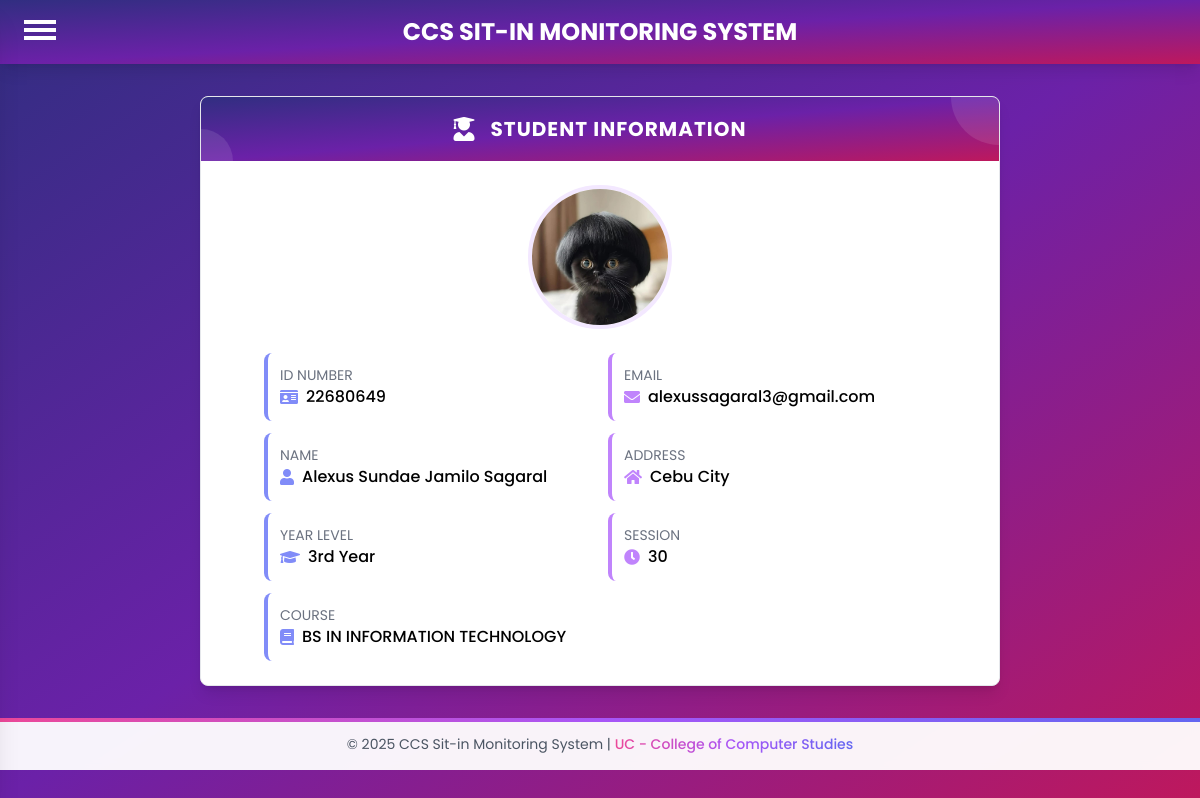
The app's page /user/profile.php (signed in) with its own data.
### tables this page shows
CREATE TABLE `users` (
  `STUD_NUM` int(11) NOT NULL,
  `IDNO` int(11) NOT NULL,
  `LAST_NAME` varchar(30) NOT NULL,
  `FIRST_NAME` varchar(30) NOT NULL,
  `MID_NAME` varchar(30) NOT NULL,
  `COURSE` enum('BS IN ACCOUNTANCY','BS IN BUSINESS ADMINISTRATION','BS IN CRIMINOLOGY','BS IN CUSTOMS ADMINISTRATION','BS IN INFORMATION TECHNOLOGY','BS IN COMPUTER SCIENCE','BS IN OFFICE ADMINISTRATION','BS IN SOCIAL WORK','BACHELOR OF SECONDARY EDUCATION','BACHELOR OF ELEMENTARY EDUCATION') NOT NULL,
  `YEAR_LEVEL` enum('1st Year','2nd Year','3rd Year','4th Year') NOT NULL,
  `USER_NAME` varchar(30) NOT NULL,
  `PASSWORD_HASH` varchar(255) NOT NULL,
  `UPLOAD_IMAGE` longblob DEFAULT NULL,
  `EMAIL` varchar(30) NOT NULL,
  `ADDRESS` varchar(255) NOT NULL,
  `SESSION` int(11) NOT NULL DEFAULT 30
);

### user/profile.php (the view, shortened to what this page needs)
<?php
require '../db.php';
$userId = isset($_SESSION['user_id']) ? $_SESSION['user_id'] : null;
if ($userId) {
    $stmt = $conn->prepare("SELECT IDNO, LAST_NAME, FIRST_NAME, MID_NAME, COURSE, YEAR_LEVEL, EMAIL, ADDRESS, UPLOAD_IMAGE, SESSION FROM users WHERE STUD_NUM = ?");
    $stmt->bind_param("i", $userId);
    $stmt->execute();
    $stmt->bind_result($idNo, $lastName, $dbFirstName, $midName, $course, $yearLevel, $email, $address, $userImage, $session);
    $profileImage = !empty($userImage) ? '../images/' . $userImage : "../images/image.jpg";
    $fullName = trim("$dbFirstName $midName $lastName");
}
?>
<!DOCTYPE html>
<html lang="en">
<head>
    <link rel="stylesheet" href="https://cdnjs.cloudflare.com/ajax/libs/font-awesome/5.15.4/css/all.min.css">
    <script src="https://cdn.tailwindcss.com"></script>
</head>
<body class="bg-gradient-to-br from-indigo-900 via-purple-800 to-pink-700 min-h-screen font-poppins">
    <div class="text-center text-white font-bold text-2xl py-4 relative shadow-lg" style="background: linear-gradient(to bottom right, rgb(49, 46, 129), rgb(107, 33, 168), rgb(190, 24, 93))">
        CCS SIT-IN MONITORING SYSTEM
        <div class="absolute top-4 left-6 cursor-pointer" onclick="toggleNav(this)">
            <div class="bar1 w-8 h-1 bg-white my-1 transition-all duration-300"></div>
            <div class="bar2 w-8 h-1 bg-white my-1 transition-all duration-300"></div>
            <div class="bar3 w-8 h-1 bg-white my-1 transition-all duration-300"></div>
        </div>
    </div>
    <div class="w-11/12 md:w-8/12 mx-auto my-8 bg-white rounded-lg shadow-lg overflow-hidden border border-gray-200">
        <div class="text-white p-4 flex items-center justify-center relative overflow-hidden" style="background: linear-gradient(to bottom right, rgb(49, 46, 129), rgb(107, 33, 168), rgb(190, 24, 93))">
            <div class="absolute top-0 right-0 w-24 h-24 bg-white/10 rounded-full -translate-y-1/2 translate-x-1/2"></div>
            <div class="absolute bottom-0 left-0 w-16 h-16 bg-white/10 rounded-full translate-y-1/2 -translate-x-1/2"></div>
            <i class="fas fa-user-graduate text-2xl mr-4 relative z-10"></i>
            <h2 class="text-xl font-bold tracking-wider uppercase relative z-10">Student Information</h2>
        </div>
        <div class="p-6">
            <div class="flex justify-center mb-6">
                <div class="w-36 h-36 rounded-full overflow-hidden border-4 border-purple-100 pulse-image">
                    <img src="<?php echo htmlspecialchars($profileImage); ?>" alt="Student Image" class="w-full h-full object-cover">
                </div>
            </div>
            <div class="grid grid-cols-1 md:grid-cols-2 gap-4 max-w-2xl mx-auto">
                <div class="space-y-3">
                    <div class="hover-row rounded-lg p-3 border-l-4 border-indigo-400">
                        <p class="text-sm text-gray-500">ID NUMBER</p>
                        <div class="flex items-center">
                            <i class="fas fa-id-card text-indigo-400 mr-2"></i>
                            <p class="font-medium"><?php echo htmlspecialchars($idNo); ?></p>
                        </div>
                    </div>
                    <div class="hover-row rounded-lg p-3 border-l-4 border-indigo-400">
                        <p class="text-sm text-gray-500">NAME</p>
                        <div class="flex items-center">
                            <i class="fas fa-user text-indigo-400 mr-2"></i>
                            <p class="font-medium"><?php echo htmlspecialchars($fullName); ?></p>
                        </div>
                    </div>
                    <div class="hover-row rounded-lg p-3 border-l-4 border-indigo-400">
                        <p class="text-sm text-gray-500">YEAR LEVEL</p>
                        <div class="flex items-center">
                            <i class="fas fa-graduation-cap text-indigo-400 mr-2"></i>
                            <p class="font-medium"><?php echo htmlspecialchars($yearLevel); ?></p>
                        </div>
                    </div>
                    <div class="hover-row rounded-lg p-3 border-l-4 border-indigo-400">
                        <p class="text-sm text-gray-500">COURSE</p>
                        <div class="flex items-center">
                            <i class="fas fa-book text-indigo-400 mr-2"></i>
                            <p class="font-medium"><?php echo htmlspecialchars($course); ?></p>
                        </div>
                    </div>
                </div>
                <div class="space-y-3">
                    <div class="hover-row rounded-lg p-3 border-l-4 border-purple-400">
                        <p class="text-sm text-gray-500">EMAIL</p>
                        <div class="flex items-center">
                            <i class="fas fa-envelope text-purple-400 mr-2"></i>
                            <p class="font-medium"><?php echo htmlspecialchars($email); ?></p>
                        </div>
                    </div>
                    <div class="hover-row rounded-lg p-3 border-l-4 border-purple-400">
                        <p class="text-sm text-gray-500">ADDRESS</p>
                        <div class="flex items-center">
                            <i class="fas fa-home text-purple-400 mr-2"></i>
                            <p class="font-medium"><?php echo htmlspecialchars($address); ?></p>
                        </div>
                    </div>
                    <div class="hover-row rounded-lg p-3 border-l-4 border-purple-400">
                        <p class="text-sm text-gray-500">SESSION</p>
                        <div class="flex items-center">
                            <i class="fas fa-clock text-purple-400 mr-2"></i>
                            <p class="font-medium"><?php echo htmlspecialchars($session); ?></p>
                        </div>
                    </div>
                </div>
            </div>
        </div>
    </div>
    <div class="py-4 px-6 bg-white/95 backdrop-blur-sm mt-8 relative">
        <div class="absolute inset-x-0 top-0 h-1 bg-gradient-to-r from-pink-500 via-purple-500 to-indigo-500"></div>
        <p class="text-center text-sm text-gray-600">
            &copy; 2025 CCS Sit-in Monitoring System | <span class="gradient-text font-medium">UC - College of Computer Studies</span>
        </p>
    </div>
</body>
</html>

### user/profile.php (style rules this page uses)
.gradient-text { background: linear-gradient(to right, #ec4899, #a855f7, #6366f1); -webkit-background-clip: text; -webkit-text-fill-color: transparent; background-clip: text; display: inline-block; }
.pulse-image { animation: pulse-border 2s infinite; }

### records on screen
users: UPLOAD_IMAGE (picture), IDNO "22680649", fullName "Alexus Sundae Jamilo Sagaral", YEAR_LEVEL "3rd Year", COURSE "BS IN INFORMATION TECHNOLOGY", EMAIL "alexussagaral3@gmail.com", ADDRESS "Cebu City", SESSION "30"
